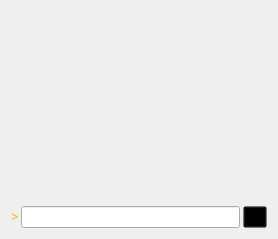
     <widget class="QWidget" name="tab_console">
      <attribute name="title">
       <string>&amp;Console</string>
      </attribute>
      <layout class="QVBoxLayout" name="verticalLayout_3">
       <property name="spacing">
        <number>3</number>
       </property>
       <item>
        <widget class="QTextEdit" name="messagesWidget">
         <property name="minimumSize">
          <size>
           <width>0</width>
           <height>100</height>
          </size>
         </property>
         <property name="palette">
          <palette>
           <active>
            <colorrole role="WindowText">
             <brush brushstyle="SolidPattern">
              <color alpha="255">
               <red>255</red>
               <green>170</green>
               <blue>0</blue>
              </color>
             </brush>
            </colorrole>
            <colorrole role="Button">
             <brush brushstyle="SolidPattern">
              <color alpha="0">
               <red>0</red>
               <green>0</green>
               <blue>0</blue>
              </color>
             </brush>
            </colorrole>
            <colorrole role="Text">
             <brush brushstyle="SolidPattern">
              <color alpha="255">
               <red>255</red>
               <green>170</green>
               <blue>0</blue>
              </color>
             </brush>
            </colorrole>
            <colorrole role="ButtonText">
             <brush brushstyle="SolidPattern">
              <color alpha="255">
               <red>255</red>
               <green>170</green>
               <blue>0</blue>
              </color>
             </brush>
            </colorrole>
            <colorrole role="Base">
             <brush brushstyle="NoBrush">
              <color alpha="255">
               <red>0</red>
               <green>0</green>
               <blue>0</blue>
              </color>
             </brush>
            </colorrole>
            <colorrole role="Window">
             <brush brushstyle="SolidPattern">
              <color alpha="0">
               <red>0</red>
               <green>0</green>
               <blue>0</blue>
              </color>
             </brush>
            </colorrole>
            <colorrole role="HighlightedText">
             <brush brushstyle="SolidPattern">
              <color alpha="255">
               <red>255</red>
               <green>255</green>
               <blue>255</blue>
              </color>
             </brush>
            </colorrole>
            <colorrole role="Link">
             <brush brushstyle="SolidPattern">
              <color alpha="255">
               <red>85</red>
               <green>255</green>
               <blue>255</blue>
              </color>
             </brush>
            </colorrole>
           </active>
           <inactive>
            <colorrole role="WindowText">
             <brush brushstyle="SolidPattern">
              <color alpha="255">
               <red>255</red>
               <green>170</green>
               <blue>0</blue>
              </color>
             </brush>
            </colorrole>
            <colorrole role="Button">
             <brush brushstyle="SolidPattern">
              <color alpha="0">
               <red>0</red>
               <green>0</green>
               <blue>0</blue>
              </color>
             </brush>
            </colorrole>
            <colorrole role="Text">
             <brush brushstyle="SolidPattern">
              <color alpha="255">
               <red>255</red>
               <green>170</green>
               <blue>0</blue>
              </color>
             </brush>
            </colorrole>
            <colorrole role="ButtonText">
             <brush brushstyle="SolidPattern">
              <color alpha="255">
               <red>255</red>
               <green>170</green>
               <blue>0</blue>
              </color>
             </brush>
            </colorrole>
            <colorrole role="Base">
             <brush brushstyle="NoBrush">
              <color alpha="255">
               <red>0</red>
               <green>0</green>
               <blue>0</blue>
              </color>
             </brush>
            </colorrole>
            <colorrole role="Window">
             <brush brushstyle="SolidPattern">
              <color alpha="0">
               <red>0</red>
               <green>0</green>
               <blue>0</blue>
              </color>
             </brush>
            </colorrole>
            <colorrole role="HighlightedText">
             <brush brushstyle="SolidPattern">
              <color alpha="255">
               <red>85</red>
               <green>255</green>
               <blue>255</blue>
              </color>
             </brush>
            </colorrole>
            <colorrole role="Link">
             <brush brushstyle="SolidPattern">
              <color alpha="255">
               <red>85</red>
               <green>255</green>
               <blue>255</blue>
              </color>
             </brush>
            </colorrole>
           </inactive>
           <disabled>
            <colorrole role="WindowText">
             <brush brushstyle="SolidPattern">
              <color alpha="255">
               <red>0</red>
               <green>255</green>
               <blue>255</blue>
              </color>
             </brush>
            </colorrole>
            <colorrole role="Button">
             <brush brushstyle="SolidPattern">
              <color alpha="0">
               <red>0</red>
               <green>0</green>
               <blue>0</blue>
              </color>
             </brush>
            </colorrole>
            <colorrole role="Text">
             <brush brushstyle="SolidPattern">
              <color alpha="255">
               <red>0</red>
               <green>255</green>
               <blue>255</blue>
              </color>
             </brush>
            </colorrole>
            <colorrole role="ButtonText">
             <brush brushstyle="SolidPattern">
              <color alpha="255">
               <red>159</red>
               <green>158</green>
               <blue>158</blue>
              </color>
             </brush>
            </colorrole>
            <colorrole role="Base">
             <brush brushstyle="NoBrush">
              <color alpha="255">
               <red>0</red>
               <green>0</green>
               <blue>0</blue>
              </color>
             </brush>
            </colorrole>
            <colorrole role="Window">
             <brush brushstyle="SolidPattern">
              <color alpha="0">
               <red>0</red>
               <green>0</green>
               <blue>0</blue>
              </color>
             </brush>
            </colorrole>
            <colorrole role="HighlightedText">
             <brush brushstyle="SolidPattern">
              <color alpha="255">
               <red>255</red>
               <green>255</green>
               <blue>255</blue>
              </color>
             </brush>
            </colorrole>
            <colorrole role="Link">
             <brush brushstyle="SolidPattern">
              <color alpha="255">
               <red>85</red>
               <green>255</green>
               <blue>255</blue>
              </color>
             </brush>
            </colorrole>
           </disabled>
          </palette>
         </property>
         <property name="styleSheet">
          <string notr="true">background:transparent
</string>
         </property>
         <property name="readOnly">
          <bool>true</bool>
         </property>
         <property name="tabKeyNavigation" stdset="0">
          <bool>false</bool>
         </property>
         <property name="columnCount" stdset="0">
          <number>2</number>
         </property>
        </widget>
       </item>
       <item>
        <layout class="QHBoxLayout" name="horizontalLayout">
         <property name="spacing">
          <number>3</number>
         </property>
         <item>
          <widget class="QLabel" name="label">
           <property name="palette">
            <palette>
             <active>
              <colorrole role="WindowText">
               <brush brushstyle="SolidPattern">
                <color alpha="255">
                 <red>255</red>
                 <green>170</green>
                 <blue>0</blue>
                </color>
               </brush>
              </colorrole>
              <colorrole role="Text">
               <brush brushstyle="SolidPattern">
                <color alpha="255">
                 <red>255</red>
                 <green>170</green>
                 <blue>0</blue>
                </color>
               </brush>
              </colorrole>
              <colorrole role="ButtonText">
               <brush brushstyle="SolidPattern">
                <color alpha="255">
                 <red>255</red>
                 <green>170</green>
                 <blue>0</blue>
                </color>
               </brush>
              </colorrole>
             </active>
             <inactive>
              <colorrole role="WindowText">
               <brush brushstyle="SolidPattern">
                <color alpha="255">
                 <red>255</red>
                 <green>170</green>
                 <blue>0</blue>
                </color>
               </brush>
              </colorrole>
              <colorrole role="Text">
               <brush brushstyle="SolidPattern">
                <color alpha="255">
                 <red>255</red>
                 <green>170</green>
                 <blue>0</blue>
                </color>
               </brush>
              </colorrole>
              <colorrole role="ButtonText">
               <brush brushstyle="SolidPattern">
                <color alpha="255">
                 <red>255</red>
                 <green>170</green>
                 <blue>0</blue>
                </color>
               </brush>
              </colorrole>
             </inactive>
             <disabled>
              <colorrole role="WindowText">
               <brush brushstyle="SolidPattern">
                <color alpha="255">
                 <red>159</red>
                 <green>158</green>
                 <blue>158</blue>
                </color>
               </brush>
              </colorrole>
              <colorrole role="Text">
               <brush brushstyle="SolidPattern">
                <color alpha="255">
                 <red>159</red>
                 <green>158</green>
                 <blue>158</blue>
                </color>
               </brush>
              </colorrole>
              <colorrole role="ButtonText">
               <brush brushstyle="SolidPattern">
                <color alpha="255">
                 <red>159</red>
                 <green>158</green>
                 <blue>158</blue>
                </color>
               </brush>
              </colorrole>
             </disabled>
            </palette>
           </property>
           <property name="text">
            <string notr="true">&gt;</string>
           </property>
          </widget>
         </item>
         <item>
          <widget class="QLineEdit" name="lineEdit">
           <property name="palette">
            <palette>
             <active>
              <colorrole role="WindowText">
               <brush brushstyle="SolidPattern">
                <color alpha="255">
                 <red>255</red>
                 <green>170</green>
                 <blue>0</blue>
                </color>
               </brush>
              </colorrole>
              <colorrole role="Text">
               <brush brushstyle="SolidPattern">
                <color alpha="255">
                 <red>255</red>
                 <green>170</green>
                 <blue>0</blue>
                </color>
               </brush>
              </colorrole>
              <colorrole role="ButtonText">
               <brush brushstyle="SolidPattern">
                <color alpha="255">
                 <red>255</red>
                 <green>170</green>
                 <blue>0</blue>
                </color>
               </brush>
              </colorrole>
             </active>
             <inactive>
              <colorrole role="WindowText">
               <brush brushstyle="SolidPattern">
                <color alpha="255">
                 <red>255</red>
                 <green>170</green>
                 <blue>0</blue>
                </color>
               </brush>
              </colorrole>
              <colorrole role="Text">
               <brush brushstyle="SolidPattern">
                <color alpha="255">
                 <red>255</red>
                 <green>170</green>
                 <blue>0</blue>
                </color>
               </brush>
              </colorrole>
              <colorrole role="ButtonText">
               <brush brushstyle="SolidPattern">
                <color alpha="255">
                 <red>255</red>
                 <green>170</green>
                 <blue>0</blue>
                </color>
               </brush>
              </colorrole>
             </inactive>
             <disabled>
              <colorrole role="WindowText">
               <brush brushstyle="SolidPattern">
                <color alpha="255">
                 <red>159</red>
                 <green>158</green>
                 <blue>158</blue>
                </color>
               </brush>
              </colorrole>
              <colorrole role="Text">
               <brush brushstyle="SolidPattern">
                <color alpha="255">
                 <red>159</red>
                 <green>158</green>
                 <blue>158</blue>
                </color>
               </brush>
              </colorrole>
              <colorrole role="ButtonText">
               <brush brushstyle="SolidPattern">
                <color alpha="255">
                 <red>159</red>
                 <green>158</green>
                 <blue>158</blue>
                </color>
               </brush>
              </colorrole>
             </disabled>
            </palette>
           </property>
          </widget>
         </item>
         <item>
          <widget class="QPushButton" name="clearButton">
           <property name="maximumSize">
            <size>
             <width>24</width>
             <height>24</height>
            </size>
           </property>
           <property name="palette">
            <palette>
             <active>
              <colorrole role="WindowText">
               <brush brushstyle="SolidPattern">
                <color alpha="255">
                 <red>255</red>
                 <green>170</green>
                 <blue>0</blue>
                </color>
               </brush>
              </colorrole>
              <colorrole role="Button">
               <brush brushstyle="SolidPattern">
                <color alpha="0">
                 <red>0</red>
                 <green>0</green>
                 <blue>0</blue>
                </color>
               </brush>
              </colorrole>
              <colorrole role="Text">
               <brush brushstyle="SolidPattern">
                <color alpha="255">
                 <red>255</red>
                 <green>170</green>
                 <blue>0</blue>
                </color>
               </brush>
              </colorrole>
              <colorrole role="ButtonText">
               <brush brushstyle="SolidPattern">
                <color alpha="255">
                 <red>255</red>
                 <green>170</green>
                 <blue>0</blue>
                </color>
               </brush>
              </colorrole>
              <colorrole role="Base">
               <brush brushstyle="SolidPattern">
                <color alpha="0">
                 <red>0</red>
                 <green>0</green>
                 <blue>0</blue>
                </color>
               </brush>
              </colorrole>
              <colorrole role="Window">
               <brush brushstyle="SolidPattern">
                <color alpha="0">
                 <red>0</red>
                 <green>0</green>
                 <blue>0</blue>
                </color>
               </brush>
              </colorrole>
             </active>
             <inactive>
              <colorrole role="WindowText">
               <brush brushstyle="SolidPattern">
                <color alpha="255">
                 <red>255</red>
                 <green>170</green>
                 <blue>0</blue>
                </color>
               </brush>
              </colorrole>
              <colorrole role="Button">
               <brush brushstyle="SolidPattern">
                <color alpha="0">
                 <red>0</red>
                 <green>0</green>
                 <blue>0</blue>
                </color>
               </brush>
              </colorrole>
              <colorrole role="Text">
               <brush brushstyle="SolidPattern">
                <color alpha="255">
                 <red>255</red>
                 <green>170</green>
                 <blue>0</blue>
                </color>
               </brush>
              </colorrole>
              <colorrole role="ButtonText">
               <brush brushstyle="SolidPattern">
                <color alpha="255">
                 <red>255</red>
                 <green>170</green>
                 <blue>0</blue>
                </color>
               </brush>
              </colorrole>
              <colorrole role="Base">
               <brush brushstyle="SolidPattern">
                <color alpha="0">
                 <red>0</red>
                 <green>0</green>
                 <blue>0</blue>
                </color>
               </brush>
              </colorrole>
              <colorrole role="Window">
               <brush brushstyle="SolidPattern">
                <color alpha="0">
                 <red>0</red>
                 <green>0</green>
                 <blue>0</blue>
                </color>
               </brush>
              </colorrole>
             </inactive>
             <disabled>
              <colorrole role="WindowText">
               <brush brushstyle="SolidPattern">
                <color alpha="255">
                 <red>159</red>
                 <green>158</green>
                 <blue>158</blue>
                </color>
               </brush>
              </colorrole>
              <colorrole role="Button">
               <brush brushstyle="SolidPattern">
                <color alpha="0">
                 <red>0</red>
                 <green>0</green>
                 <blue>0</blue>
                </color>
               </brush>
              </colorrole>
              <colorrole role="Text">
               <brush brushstyle="SolidPattern">
                <color alpha="255">
                 <red>159</red>
                 <green>158</green>
                 <blue>158</blue>
                </color>
               </brush>
              </colorrole>
              <colorrole role="ButtonText">
               <brush brushstyle="SolidPattern">
                <color alpha="255">
                 <red>159</red>
                 <green>158</green>
                 <blue>158</blue>
                </color>
               </brush>
              </colorrole>
              <colorrole role="Base">
               <brush brushstyle="SolidPattern">
                <color alpha="0">
                 <red>0</red>
                 <green>0</green>
                 <blue>0</blue>
                </color>
               </brush>
              </colorrole>
              <colorrole role="Window">
               <brush brushstyle="SolidPattern">
                <color alpha="0">
                 <red>0</red>
                 <green>0</green>
                 <blue>0</blue>
                </color>
               </brush>
              </colorrole>
             </disabled>
            </palette>
           </property>
           <property name="toolTip">
            <string>Clear console</string>
           </property>
           <property name="styleSheet">
            <string notr="true">background:transparent
</string>
           </property>
           <property name="text">
            <string/>
           </property>
           <property name="icon">
            <iconset resource="../bitcoin.qrc">
             <normaloff>:/icons/remove</normaloff>:/icons/remove</iconset>
           </property>
           <property name="shortcut">
            <string notr="true">Ctrl+L</string>
           </property>
           <property name="autoDefault">
            <bool>false</bool>
           </property>
          </widget>
         </item>
        </layout>
       </item>
      </layout>
     </widget>
